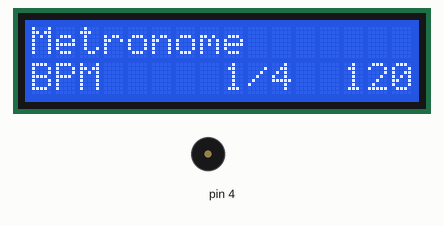
The sketch below on a simulated Arduino Uno, built with avr-gcc and run on an emulated ATmega328P. On the bench: 16×2 character LCD, buzzer (waves = sounding).

Above: at 0.36 s.
At 0.86 s:
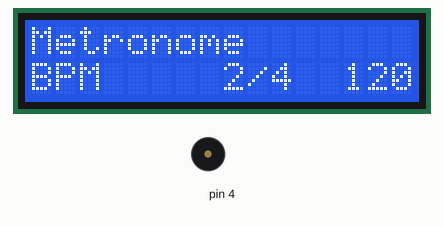
At 1.36 s:
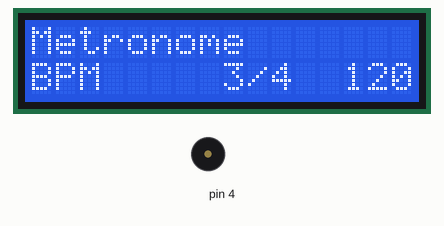
At 2.11 s:
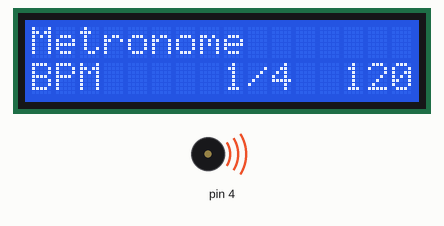
Timing chart, 0 to 40.0 s (numbered marks = the images above):
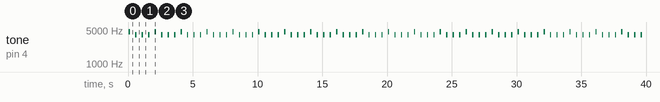

The sketch:

metronome_0.3.ino
```cpp
#include <LiquidCrystal.h>
static volatile int tempo = 120;
static volatile float tick = 1;
int dtime;
LiquidCrystal lcd(7, 8, 9, 10, 11, 12);

void setup() {
  pinMode(4 , OUTPUT);
  lcd.begin(16, 2);
  lcd.setCursor(0, 0);
  lcd.print("Metronome");
  lcd.setCursor(0, 2);
  lcd.print("BPM");
  lcd.setCursor(13, 1);
  lcd.print(tempo);


}

void loop()
{
  int tno = 4;
  dtime = tempo / 60;
  tick = 1000 / dtime;
  for (tno = 1; tno <= 4; tno++)
  {
    lcd.setCursor(8, 1);
    lcd.print(tno);
    lcd.print("/4");
    while (tno == 1)
    {
      tone(4, 4650, 100);
      delay(tick);
      tno++;
      lcd.setCursor(8, 1);
      lcd.print(tno);
      break;
    }

    tone(4, 4000, 100);
    digitalWrite(4, LOW);
    delay(tick);

  }


}
```

Measured:
- by itself, tone on pin 4: repeats every 2.0 s: 3 × (silent 0.40 s, 4000 Hz 0.10 s), silent 0.40 s, 4650 Hz 0.10 s
- what the display in image 1 shows lasts 0.5 s, from 0.6 s to 1.1 s
